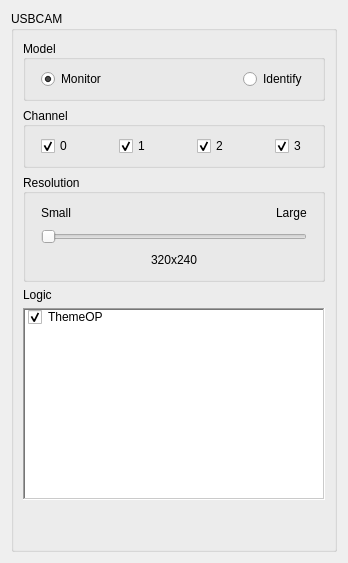
     <widget class="QWidget" name="page_UCamera">
      <layout class="QVBoxLayout" name="verticalLayout_19">
       <item>
        <widget class="QGroupBox" name="Sreen_UCamera">
         <property name="font">
          <font>
           <weight>50</weight>
           <bold>false</bold>
          </font>
         </property>
         <property name="title">
          <string>USBCAM</string>
         </property>
         <property name="flat">
          <bool>true</bool>
         </property>
         <property name="checkable">
          <bool>false</bool>
         </property>
         <layout class="QVBoxLayout" name="verticalLayout_17">
          <item>
           <widget class="QGroupBox" name="Sreen_UCamera_Model_Enum">
            <property name="minimumSize">
             <size>
              <width>130</width>
              <height>0</height>
             </size>
            </property>
            <property name="maximumSize">
             <size>
              <width>16777215</width>
              <height>16777215</height>
             </size>
            </property>
            <property name="font">
             <font>
              <weight>50</weight>
              <bold>false</bold>
             </font>
            </property>
            <property name="title">
             <string>Model</string>
            </property>
            <property name="alignment">
             <set>Qt::AlignLeading|Qt::AlignLeft|Qt::AlignVCenter</set>
            </property>
            <property name="flat">
             <bool>true</bool>
            </property>
            <property name="checkable">
             <bool>false</bool>
            </property>
            <property name="checked">
             <bool>false</bool>
            </property>
            <layout class="QHBoxLayout" name="horizontalLayout_62">
             <property name="leftMargin">
              <number>15</number>
             </property>
             <property name="rightMargin">
              <number>15</number>
             </property>
             <item>
              <widget class="QRadioButton" name="Sreen_UCamera_Model_Enum_Monitor">
               <property name="text">
                <string>Monitor</string>
               </property>
               <property name="checkable">
                <bool>true</bool>
               </property>
               <property name="checked">
                <bool>true</bool>
               </property>
              </widget>
             </item>
             <item>
              <spacer name="horizontalSpacer_38">
               <property name="orientation">
                <enum>Qt::Horizontal</enum>
               </property>
               <property name="sizeHint" stdset="0">
                <size>
                 <width>83</width>
                 <height>20</height>
                </size>
               </property>
              </spacer>
             </item>
             <item>
              <widget class="QRadioButton" name="Sreen_UCamera_Model_Enum_Identify">
               <property name="text">
                <string>Identify</string>
               </property>
              </widget>
             </item>
            </layout>
           </widget>
          </item>
          <item>
           <widget class="QGroupBox" name="Sreen_UCamera_Channel_Check">
            <property name="minimumSize">
             <size>
              <width>130</width>
              <height>0</height>
             </size>
            </property>
            <property name="maximumSize">
             <size>
              <width>16777215</width>
              <height>16777215</height>
             </size>
            </property>
            <property name="font">
             <font>
              <weight>50</weight>
              <bold>false</bold>
             </font>
            </property>
            <property name="title">
             <string>Channel</string>
            </property>
            <property name="alignment">
             <set>Qt::AlignLeading|Qt::AlignLeft|Qt::AlignVCenter</set>
            </property>
            <property name="flat">
             <bool>true</bool>
            </property>
            <layout class="QHBoxLayout" name="horizontalLayout_11">
             <property name="leftMargin">
              <number>15</number>
             </property>
             <property name="rightMargin">
              <number>15</number>
             </property>
             <item>
              <widget class="QCheckBox" name="Sreen_UCamera_Channel_Check_0">
               <property name="text">
                <string>0</string>
               </property>
               <property name="checked">
                <bool>true</bool>
               </property>
              </widget>
             </item>
             <item>
              <spacer name="horizontalSpacer_19">
               <property name="orientation">
                <enum>Qt::Horizontal</enum>
               </property>
               <property name="sizeHint" stdset="0">
                <size>
                 <width>40</width>
                 <height>20</height>
                </size>
               </property>
              </spacer>
             </item>
             <item>
              <widget class="QCheckBox" name="Sreen_UCamera_Channel_Check_1">
               <property name="text">
                <string>1</string>
               </property>
               <property name="checked">
                <bool>true</bool>
               </property>
              </widget>
             </item>
             <item>
              <spacer name="horizontalSpacer_43">
               <property name="orientation">
                <enum>Qt::Horizontal</enum>
               </property>
               <property name="sizeHint" stdset="0">
                <size>
                 <width>40</width>
                 <height>20</height>
                </size>
               </property>
              </spacer>
             </item>
             <item>
              <widget class="QCheckBox" name="Sreen_UCamera_Channel_Check_2">
               <property name="text">
                <string>2</string>
               </property>
               <property name="checked">
                <bool>true</bool>
               </property>
              </widget>
             </item>
             <item>
              <spacer name="horizontalSpacer_72">
               <property name="orientation">
                <enum>Qt::Horizontal</enum>
               </property>
               <property name="sizeHint" stdset="0">
                <size>
                 <width>40</width>
                 <height>20</height>
                </size>
               </property>
              </spacer>
             </item>
             <item>
              <widget class="QCheckBox" name="Sreen_UCamera_Channel_Check_3">
               <property name="text">
                <string>3</string>
               </property>
               <property name="checked">
                <bool>true</bool>
               </property>
              </widget>
             </item>
            </layout>
           </widget>
          </item>
          <item>
           <widget class="QGroupBox" name="Sreen_UCamera_Resolution_Enum">
            <property name="minimumSize">
             <size>
              <width>130</width>
              <height>0</height>
             </size>
            </property>
            <property name="maximumSize">
             <size>
              <width>16777215</width>
              <height>16777215</height>
             </size>
            </property>
            <property name="font">
             <font>
              <weight>50</weight>
              <bold>false</bold>
             </font>
            </property>
            <property name="title">
             <string>Resolution</string>
            </property>
            <property name="alignment">
             <set>Qt::AlignLeading|Qt::AlignLeft|Qt::AlignVCenter</set>
            </property>
            <property name="flat">
             <bool>true</bool>
            </property>
            <layout class="QVBoxLayout" name="verticalLayout_18">
             <property name="leftMargin">
              <number>15</number>
             </property>
             <property name="rightMargin">
              <number>15</number>
             </property>
             <item>
              <layout class="QHBoxLayout" name="horizontalLayout_60">
               <item>
                <widget class="QLabel" name="label_69">
                 <property name="text">
                  <string>Small</string>
                 </property>
                </widget>
               </item>
               <item>
                <spacer name="horizontalSpacer_42">
                 <property name="orientation">
                  <enum>Qt::Horizontal</enum>
                 </property>
                 <property name="sizeHint" stdset="0">
                  <size>
                   <width>40</width>
                   <height>20</height>
                  </size>
                 </property>
                </spacer>
               </item>
               <item>
                <widget class="QLabel" name="label_70">
                 <property name="text">
                  <string>Large</string>
                 </property>
                </widget>
               </item>
              </layout>
             </item>
             <item>
              <widget class="QSlider" name="Sreen_UCamera_Resolution_Enum_Vaule">
               <property name="toolTip">
                <string>320x240;480x272;640x480;720x480;800x480;800x600;1024x768</string>
               </property>
               <property name="minimum">
                <number>0</number>
               </property>
               <property name="maximum">
                <number>6</number>
               </property>
               <property name="orientation">
                <enum>Qt::Horizontal</enum>
               </property>
              </widget>
             </item>
             <item>
              <layout class="QHBoxLayout" name="horizontalLayout_12">
               <item>
                <spacer name="horizontalSpacer_12">
                 <property name="orientation">
                  <enum>Qt::Horizontal</enum>
                 </property>
                 <property name="sizeHint" stdset="0">
                  <size>
                   <width>40</width>
                   <height>20</height>
                  </size>
                 </property>
                </spacer>
               </item>
               <item>
                <widget class="QLabel" name="USBCamResolutionVaule">
                 <property name="text">
                  <string>320x240</string>
                 </property>
                </widget>
               </item>
               <item>
                <spacer name="horizontalSpacer_13">
                 <property name="orientation">
                  <enum>Qt::Horizontal</enum>
                 </property>
                 <property name="sizeHint" stdset="0">
                  <size>
                   <width>40</width>
                   <height>20</height>
                  </size>
                 </property>
                </spacer>
               </item>
              </layout>
             </item>
            </layout>
           </widget>
          </item>
          <item>
           <widget class="QLabel" name="label_59">
            <property name="text">
             <string>Logic</string>
            </property>
           </widget>
          </item>
          <item>
           <widget class="UpSelecQListWidget" name="Network_UCamera_Logic_Check_Item_2">
            <property name="frameShape">
             <enum>QFrame::WinPanel</enum>
            </property>
            <item>
             <property name="text">
              <string>ThemeOP</string>
             </property>
             <property name="checkState">
              <enum>Checked</enum>
             </property>
             <property name="icon">
              <iconset resource="../IDE.qrc">
               <normaloff>:/Menu/rc/Menu/chat.png</normaloff>:/Menu/rc/Menu/chat.png</iconset>
             </property>
            </item>
           </widget>
          </item>
          <item>
           <spacer name="verticalSpacer_8">
            <property name="orientation">
             <enum>Qt::Vertical</enum>
            </property>
            <property name="sizeHint" stdset="0">
             <size>
              <width>20</width>
              <height>40</height>
             </size>
            </property>
           </spacer>
          </item>
         </layout>
        </widget>
       </item>
      </layout>
     </widget>
